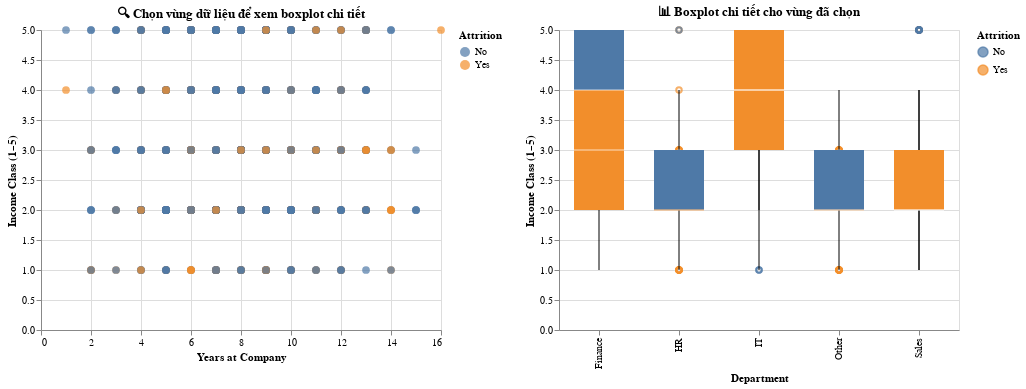

Notebook source saved alongside this figure:
### Code cell
import pandas as pd
import altair as alt

# --- Đọc dữ liệu ---
hr = pd.read_csv("hr_vn_sim.csv")

# --- Tạo nhóm năm làm việc (như trước) ---
bins = [0, 3, 5, 6, hr["YearsAtCompany"].max() + 1]
labels = ["0–2 năm", "3–4 năm", "5 năm", ">5 năm"]
hr["YearsAtCompany_bin"] = pd.cut(hr["YearsAtCompany"], bins=bins, labels=labels, include_lowest=True)

# --- Brush selection ---
brush = alt.selection_interval(encodings=['x', 'y'])

# --- Biểu đồ scatter chính ---
points = alt.Chart(hr).mark_circle(size=60).encode(
    x=alt.X('YearsAtCompany:Q', title='Years at Company'),
    y=alt.Y('IncomeClass:Q', title='Income Class (1–5)'),
    color=alt.condition(brush, 'Attrition:N', alt.value('lightgray'),
                        scale=alt.Scale(domain=['No','Yes'], range=['#4E79A7','#F28E2B'])),
    tooltip=['Department','Attrition','YearsAtCompany','IncomeClass']
).add_params(
    brush
).properties(
    width=400, height=300,
    title='🔍 Chọn vùng dữ liệu để xem boxplot chi tiết'
)

# --- Boxplot phản ứng với vùng chọn ---
box = alt.Chart(hr).mark_boxplot(size=50).encode(
    x=alt.X('Department:N', title='Department'),
    y=alt.Y('IncomeClass:Q', title='Income Class (1–5)'),
    color=alt.Color('Attrition:N', scale=alt.Scale(domain=['No','Yes'], range=['#4E79A7','#F28E2B']),
                    title='Attrition')
).transform_filter(
    brush
).properties(
    width=400, height=300,
    title='📊 Boxplot chi tiết cho vùng đã chọn'
)

# --- Kết hợp 2 biểu đồ ---
(points | box).resolve_scale(color='independent')

### Figure 1 — Vega-Lite specification as saved in the notebook (floating-point values rounded to 4 significant figures; data arrays with more than 128 entries replaced by an {"elided": "..."} marker saying what was removed)
{"config": {"view": {"continuousWidth": 300, "continuousHeight": 300}}, "hconcat": [{"mark": {"type": "circle", "size": 60}, "encoding": {"color": {"condition": {"param": "param_7", "field": "Attrition", "type": "nominal", "scale": {"domain": ["No", "Yes"], "range": ["#4E79A7", "#F28E2B"]}}, "value": "lightgray"}, "tooltip": [{"field": "Department", "type": "nominal"}, {"field": "Attrition", "type": "nominal"}, {"field": "YearsAtCompany", "type": "quantitative"}, {"field": "IncomeClass", "type": "quantitative"}], "x": {"field": "YearsAtCompany", "title": "Years at Company", "type": "quantitative"}, "y": {"field": "IncomeClass", "title": "Income Class (1–5)", "type": "quantitative"}}, "height": 300, "name": "view_7", "title": "🔍 Chọn vùng dữ liệu để xem boxplot chi tiết", "width": 400}, {"mark": {"type": "boxplot", "size": 50}, "encoding": {"color": {"field": "Attrition", "scale": {"domain": ["No", "Yes"], "range": ["#4E79A7", "#F28E2B"]}, "title": "Attrition", "type": "nominal"}, "x": {"field": "Department", "title": "Department", "type": "nominal"}, "y": {"field": "IncomeClass", "title": "Income Class (1–5)", "type": "quantitative"}}, "height": 300, "title": "📊 Boxplot chi tiết cho vùng đã chọn", "transform": [{"filter": {"param": "param_7"}}], "width": 400}], "data": {"name": "data-96efba7662b8bc51f9ddf3f827306b0e"}, "params": [{"name": "param_7", "select": {"type": "interval", "encodings": ["x", "y"]}, "views": ["view_7"]}], "resolve": {"scale": {"color": "independent"}}, "$schema": "https://vega.github.io/schema/vega-lite/v5.20.1.json", "datasets": {"data-96efba7662b8bc51f9ddf3f827306b0e": {"elided": "1000 records"}}}
